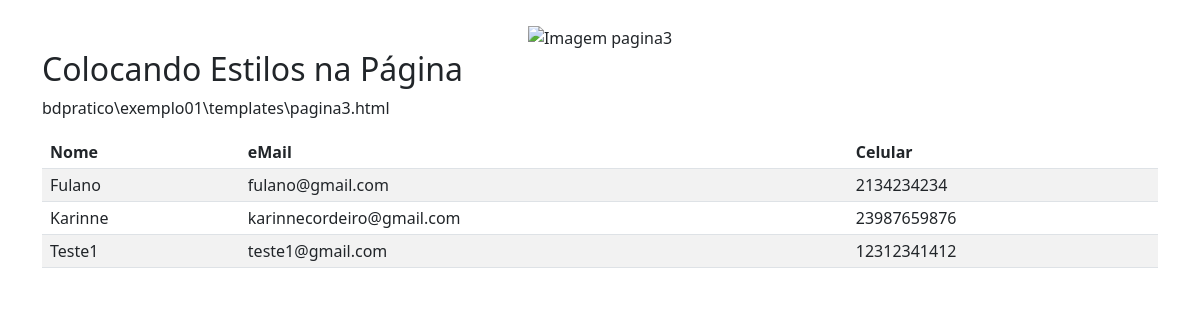
/pagina3, run on an earlier commit of the app's database.
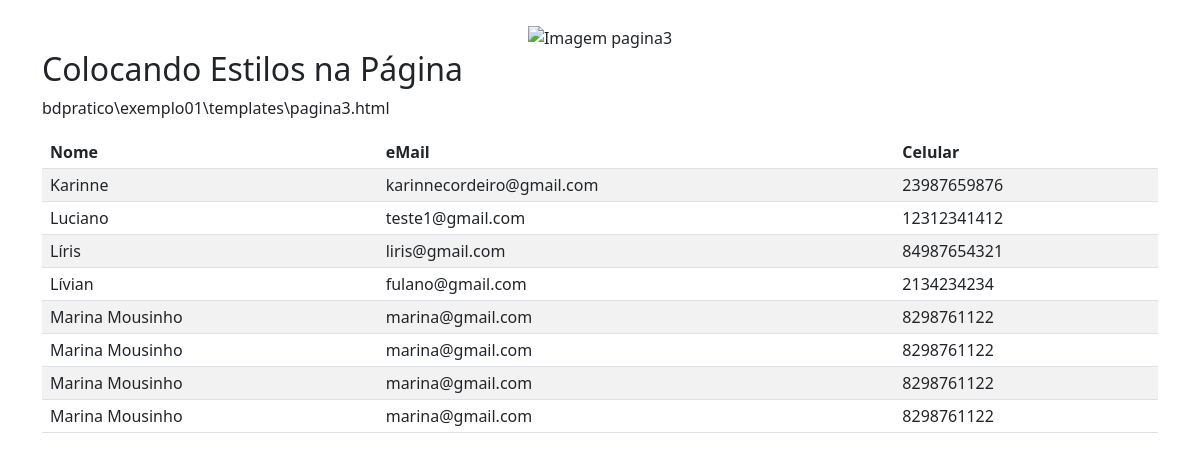
And on a later commit of the database.
### exemplo01/models.py (models this page shows, shortened)
class Pessoa(models.Model):
    nome = models.CharField(max_length=50, null=False, blank=False, verbose_name='Nome')
    email = models.CharField(max_length=50, null=False, blank=False, verbose_name='eMail')
    celular = models.CharField(max_length=20, null=True, blank=True, verbose_name='celular')
    funcao = models.CharField(max_length=30, null=True, blank=True, verbose_name='Funcao')
    nascimento = models.DateField(null=True, blank=True, verbose_name='Nascimento')
    ativo = models.BooleanField(default=True, verbose_name='Ativo')
    class Meta:
        ordering = ['nome', 'funcao']

### exemplo01/views.py (the view)
# urls.py: path('pagina3', views.pagina3, name='pagina3_alias'),
def pagina3(request):
    dicionario = {}
    registros = Pessoa.objects.all()
    dicionario['pessoas'] = registros
    return render(request, 'pagina3.html', dicionario)

### exemplo01/templates/pagina3.html (shortened to what this page needs)
{% load static %}
<!DOCTYPE html>
<html lang="pt-br">
<head>
    <link href="https://cdn.jsdelivr.net/npm/bootstrap@5.3.0/dist/css/bootstrap.min.css" rel="stylesheet">
</head>
<body>
    <div class="container mt-4">
        <center>
            <img src="{% static 'pagina3.png' %}" class="img-fluid" alt="Imagem pagina3" width="15%">
        </center>
        <p class="h2">Colocando Estilos na Página</p>
        <p>bdpratico\exemplo01\templates\pagina3.html</p>
        <div class="row" style="line-height: 1;">
            <div class="col-md-12 col-sm-12 col-xs-12">
                <table class="table table-striped table-hover">
                    <thead>
                        <tr>
                            <th>Nome</th>
                            <th>eMail</th>
                            <th>Celular</th>
                        </tr>
                    </thead>
                    <tbody>
                        {% for regs in pessoas %}
                        <tr>
                            <td>{{ regs.nome }}</td>
                            <td>{{ regs.email }}</td>
                            <td>{{ regs.celular }}</td>
                        </tr>
                        {% endfor %}
                    </tbody>
                </table>
            </div>
        </div>
    </div>
</body>
</html>

What changed in the data, as far as the page shows it:
changed Pessoa "teste1@gmail.com": nome "Teste1" → "Luciano"
added Pessoa: nome "Líris", email "liris@gmail.com", celular "84987654321"
changed Pessoa "fulano@gmail.com": nome "Fulano" → "Lívian"; moves down the list
added Pessoa: nome "Marina Mousinho", email "marina@gmail.com", celular "8298761122"
added Pessoa: nome "Marina Mousinho", email "marina@gmail.com", celular "8298761122"
added Pessoa: nome "Marina Mousinho", email "marina@gmail.com", celular "8298761122"
added Pessoa: nome "Marina Mousinho", email "marina@gmail.com", celular "8298761122"
